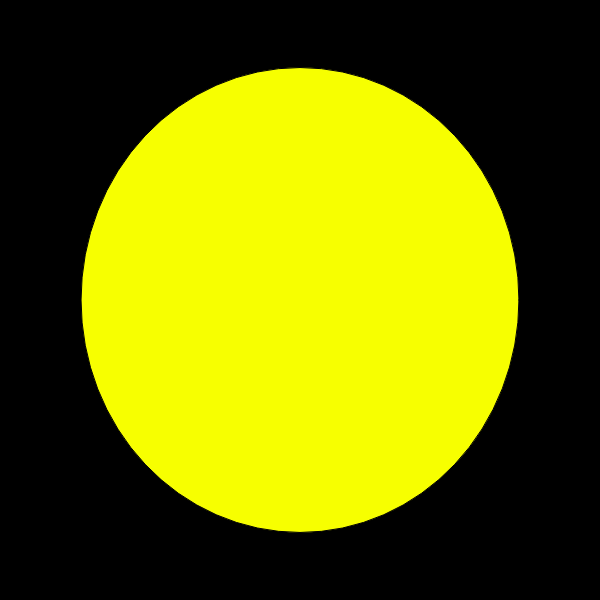
Frame 1 (no input)
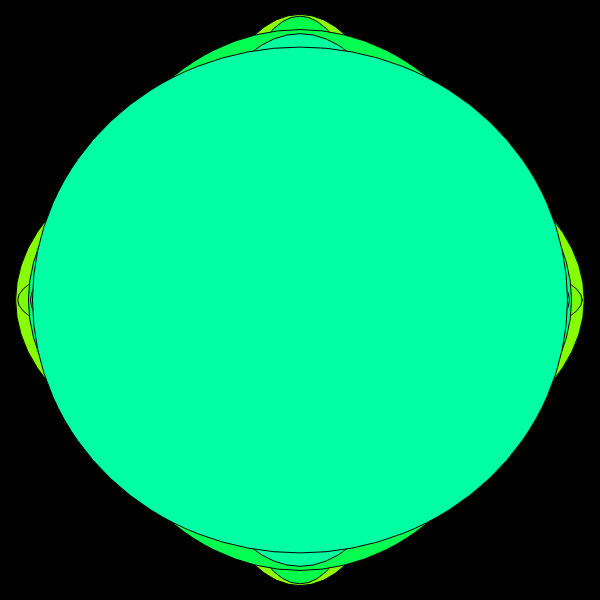
Frame 60 (no input)
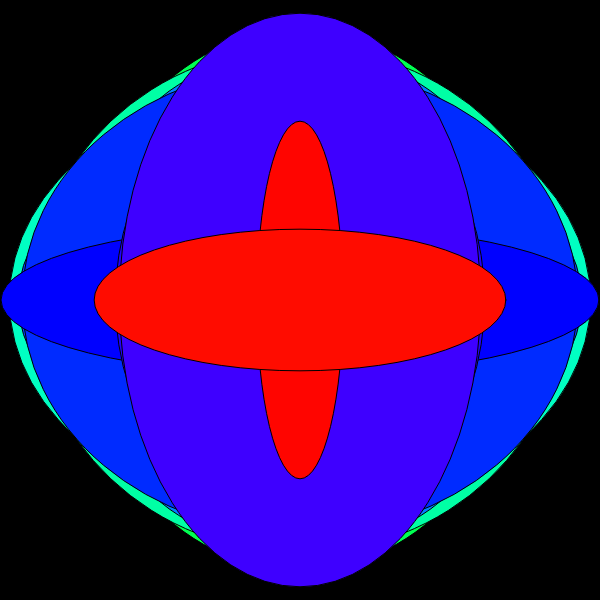
Frame 120 (the mouse pressed at the canvas centre since frame 60)

The p5.js sketch that drew these frames (run headless with seeded random() and noise() and a simulated clock; from frame 60 on, the mouse is pressed at the canvas centre):

// p5.js sketch
// ── sketch.js

// using random number with randomSeed
// dynamic
function setup() {

    createCanvas( 600, 600 );
    colorMode( HSB );

    background( 0 );

}

function draw() {

    // try millis() and frameCount
    let seed = floor( millis() );
    console.log( seed );
    randomSeed( seed );

    fill( random( 255), 255, 255 );
    ellipse( width / 2, height / 2, random( width ), random( height ) );

}
